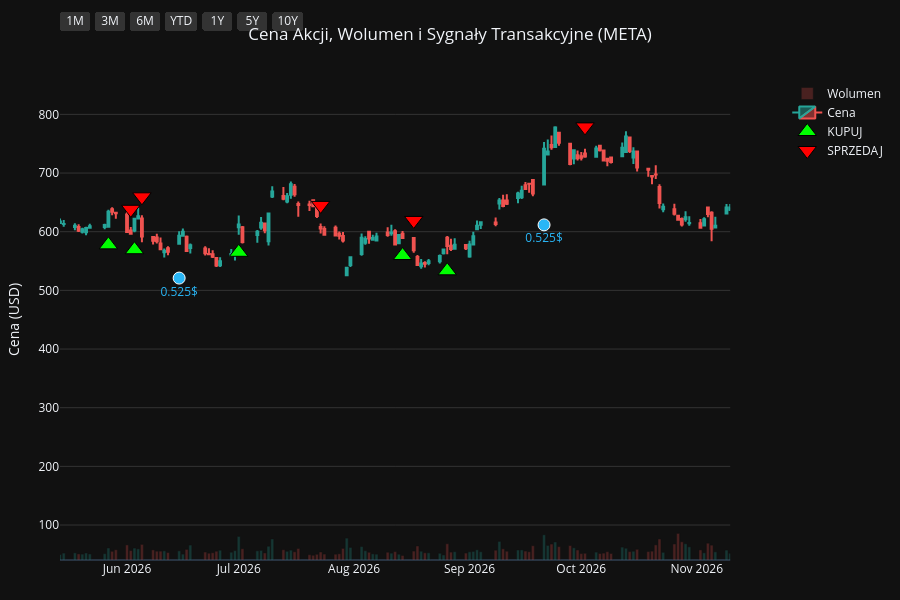
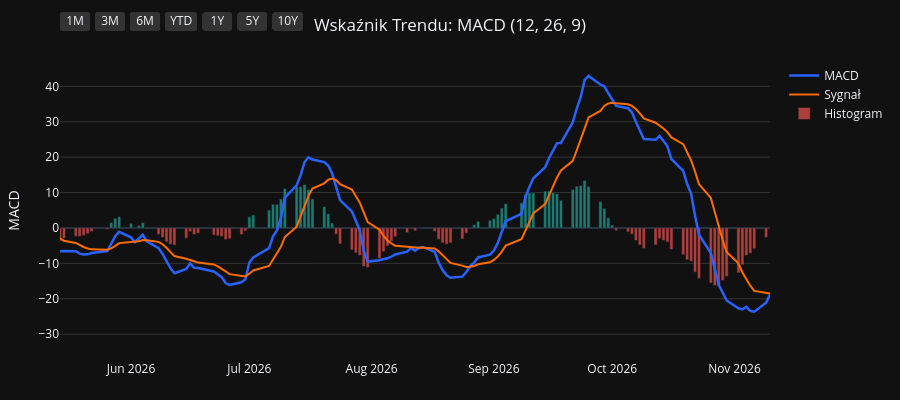
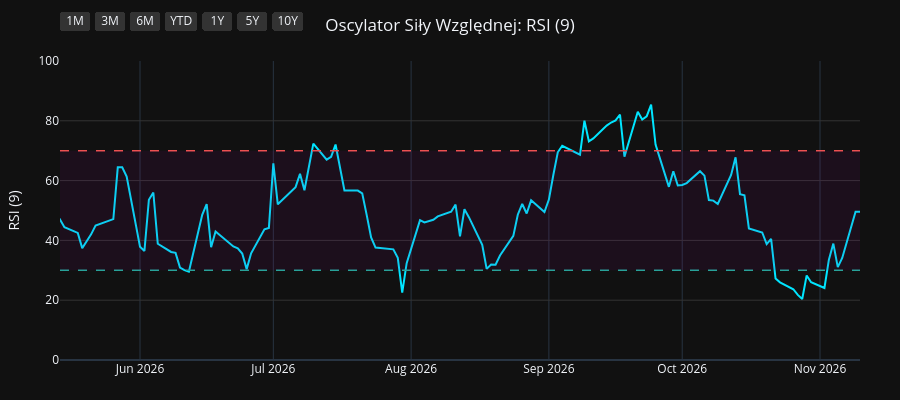
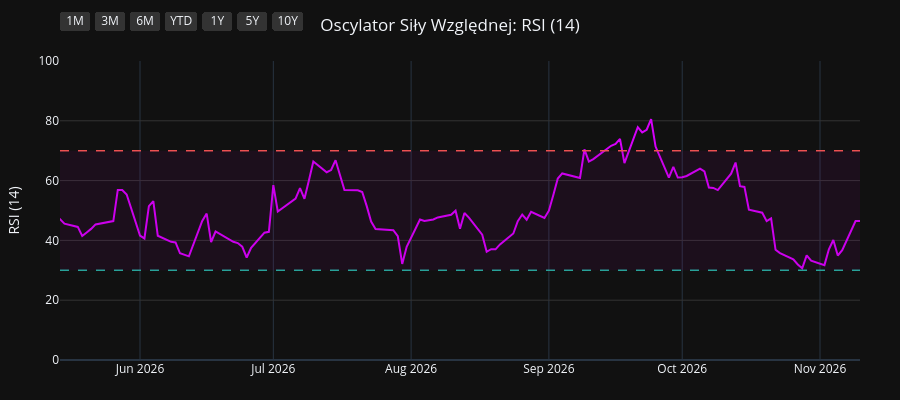

Here is the notebook cell these charts were saved with, in order:
### Code cell
import os
import yfinance as yf
import pandas as pd
import pandas_ta as ta
import plotly.graph_objects as go
from plotly.subplots import make_subplots

# 1. Pobranie i przygotowanie danych
symbol = os.environ.get("STOCK_TICKER", "").strip().upper()
if not symbol:
    raise RuntimeError("Set STOCK_TICKER before running price_extractor.ipynb")
df = yf.Ticker(symbol).history(period="10y")
df.index = df.index.tz_localize(None)

# Wskaźniki i sygnały
df.ta.macd(fast=12, slow=26, signal=9, append=True)
df.ta.rsi(length=9, append=True)
df.ta.rsi(length=14, append=True)
df.ta.rsi(length=21, append=True)
df.dropna(inplace=True)

macd = df['MACD_12_26_9']
signal = df['MACDs_12_26_9']
wczorajszy_macd = macd.shift(1)
wczorajszy_signal = signal.shift(1)

df['Decyzja'] = 'BRAK'
df.loc[(macd > signal) & (wczorajszy_macd <= wczorajszy_signal), 'Decyzja'] = 'KUPUJ'
df.loc[(macd < signal) & (wczorajszy_macd >= wczorajszy_signal), 'Decyzja'] = 'SPRZEDAJ'

df_kupuj = df[df['Decyzja'] == 'KUPUJ']
df_sprzedaj = df[df['Decyzja'] == 'SPRZEDAJ']
df_dywidendy = df[df['Dividends'] > 0]
df_splity = df[df['Stock Splits'] > 0]

# Wspólna konfiguracja osi X
konfiguracja_osi_x = dict(
    type="date",
    showspikes=True, spikemode="across", spikesnap="cursor", spikedash="dot", spikecolor="#ffffff", spikethickness=1, hoverformat="%Y-%m-%d",
    rangeselector=dict(
        buttons=list([
            dict(count=1, label="1M", step="month", stepmode="backward"),
            dict(count=3, label="3M", step="month", stepmode="backward"),
            dict(count=6, label="6M", step="month", stepmode="backward"),
            dict(count=1, label="YTD", step="year", stepmode="todate"),
            dict(count=1, label="1Y", step="year", stepmode="backward"),
            dict(count=5, label="5Y", step="year", stepmode="backward"),
            dict(step="all", label="10Y")
        ]),
        bgcolor="#333333", activecolor="#2962ff", x=0, y=1.1
    )
)

# ==========================================
# WYKRES 1: CENA + WOLUMEN + SYGNAŁY
# ==========================================
fig1 = make_subplots(specs=[[{"secondary_y": True}]])

kolory_wolumenu = ['#26a69a' if row['Close'] >= row['Open'] else '#ef5350' for index, row in df.iterrows()]
fig1.add_trace(go.Bar(x=df.index, y=df['Volume'], marker_color=kolory_wolumenu, opacity=0.25, name='Wolumen'), secondary_y=True)
fig1.add_trace(go.Candlestick(x=df.index, open=df['Open'], high=df['High'], low=df['Low'], close=df['Close'], name='Cena', increasing_line_color='#26a69a', decreasing_line_color='#ef5350'), secondary_y=False)
fig1.add_trace(go.Scatter(x=df_kupuj.index, y=df_kupuj['Low'] * 0.95, customdata=df_kupuj[['Low', 'High']], mode='markers', marker=dict(symbol='triangle-up', size=16, color='#00ff00', line=dict(width=1, color='black')), name='KUPUJ', hovertemplate='KUPUJ<br>Najniższa: %{customdata[0]:.2f}<br>Najwyższa: %{customdata[1]:.2f}<extra></extra>'), secondary_y=False)
fig1.add_trace(go.Scatter(x=df_sprzedaj.index, y=df_sprzedaj['High'] * 1.05, customdata=df_sprzedaj[['Low', 'High']], mode='markers', marker=dict(symbol='triangle-down', size=16, color='#ff0000', line=dict(width=1, color='black')), name='SPRZEDAJ', hovertemplate='SPRZEDAJ<br>Najniższa: %{customdata[0]:.2f}<br>Najwyższa: %{customdata[1]:.2f}<extra></extra>'), secondary_y=False)

if not df_dywidendy.empty:
    fig1.add_trace(go.Scatter(x=df_dywidendy.index, y=df_dywidendy['Low'] * 0.90, mode='markers+text', marker=dict(symbol='circle', size=12, color='#29b6f6', line=dict(width=1, color='white')), text=df_dywidendy['Dividends'].apply(lambda x: f"{x}$"), textposition="bottom center", name='Dywidenda', showlegend=False, hovertemplate='Dywidenda: %{text}<extra></extra>', textfont=dict(color="#29b6f6")), secondary_y=False)
if not df_splity.empty:
                    fig1.add_trace(go.Scatter(x=df_splity.index, y=df_splity['High'], mode='markers+text', marker=dict(symbol='star', size=16, color='#ffee58', line=dict(width=1, color='black')), text=df_splity['Stock Splits'].apply(lambda x: f"{x:g}:1" if x >= 1 else f"1:{1 / x:g}"), textposition="top center", name='Split', hovertemplate='%{text}<extra></extra>', textfont=dict(color="#ffee58")), secondary_y=False)

fig1.update_layout(title=dict(text=f"Cena Akcji, Wolumen i Sygnały Transakcyjne ({symbol})", x=0.5, xanchor='center'), dragmode='pan', xaxis_rangeslider_visible=False, template='plotly_dark', height=600, hovermode='x unified', margin=dict(l=60, r=40, t=60, b=40))
fig1.update_xaxes(**konfiguracja_osi_x)
fig1.update_xaxes(range=[df.index.max() - pd.Timedelta(days=180), df.index.max()])
fig1.update_yaxes(title_text="Cena (USD)", secondary_y=False, gridcolor='#333333')
fig1.update_yaxes(range=[0, df['Volume'].max() * 4], showgrid=False, showticklabels=False, secondary_y=True)
fig1.show(config={'scrollZoom': True})

# ==========================================
# WYKRES 2: WSKAŹNIK MACD
# ==========================================
fig2 = go.Figure()
fig2.add_trace(go.Scatter(x=df.index, y=df['MACD_12_26_9'], line=dict(color='#2962ff', width=2.5), name='MACD'))
fig2.add_trace(go.Scatter(x=df.index, y=df['MACDs_12_26_9'], line=dict(color='#ff6d00', width=2), name='Sygnał'))
kolory_macd = ['#26a69a' if val >= 0 else '#ef5350' for val in df['MACDh_12_26_9']]
fig2.add_trace(go.Bar(x=df.index, y=df['MACDh_12_26_9'], marker_color=kolory_macd, name='Histogram', opacity=0.7))
fig2.update_layout(title=dict(text="Wskaźnik Trendu: MACD (12, 26, 9)", x=0.5, xanchor='center'), dragmode='pan', xaxis_rangeslider_visible=False, template='plotly_dark', height=400, hovermode='x unified', margin=dict(l=60, r=40, t=60, b=40))
fig2.update_xaxes(**konfiguracja_osi_x)
fig2.update_xaxes(range=[df.index.max() - pd.Timedelta(days=180), df.index.max()])
fig2.update_yaxes(title_text="MACD", gridcolor='#333333')
fig2.show(config={'scrollZoom': True})

# ==========================================
# WYKRES 3: OSCYLATOR RSI (9)
# ==========================================
fig3 = go.Figure()
fig3.add_trace(go.Scatter(x=df.index, y=df['RSI_9'], line=dict(color='#00e5ff', width=2), name='RSI (9)'))
fig3.add_hline(y=70, line_dash="dash", line_color="#ef5350", line_width=1.5)
fig3.add_hline(y=30, line_dash="dash", line_color="#26a69a", line_width=1.5)
fig3.add_hrect(y0=30, y1=70, line_width=0, fillcolor="purple", opacity=0.1)
fig3.update_layout(title=dict(text="Oscylator Siły Względnej: RSI (9)", x=0.5, xanchor='center'), dragmode='pan', xaxis_rangeslider_visible=False, template='plotly_dark', height=400, hovermode='x unified', margin=dict(l=60, r=40, t=60, b=40))
fig3.update_xaxes(**konfiguracja_osi_x)
fig3.update_xaxes(range=[df.index.max() - pd.Timedelta(days=180), df.index.max()])
fig3.update_yaxes(title_text="RSI (9)", range=[0, 100], gridcolor='#333333')
fig3.show(config={'scrollZoom': True})

# ==========================================
# WYKRES 4: OSCYLATOR RSI (14)
# ==========================================
fig4 = go.Figure()
fig4.add_trace(go.Scatter(x=df.index, y=df['RSI_14'], line=dict(color='#d500f9', width=2), name='RSI (14)'))
fig4.add_hline(y=70, line_dash="dash", line_color="#ef5350", line_width=1.5)
fig4.add_hline(y=30, line_dash="dash", line_color="#26a69a", line_width=1.5)
fig4.add_hrect(y0=30, y1=70, line_width=0, fillcolor="purple", opacity=0.1)
fig4.update_layout(title=dict(text="Oscylator Siły Względnej: RSI (14)", x=0.5, xanchor='center'), dragmode='pan', xaxis_rangeslider_visible=False, template='plotly_dark', height=400, hovermode='x unified', margin=dict(l=60, r=40, t=60, b=40))
fig4.update_xaxes(**konfiguracja_osi_x)
fig4.update_xaxes(range=[df.index.max() - pd.Timedelta(days=180), df.index.max()])
fig4.update_yaxes(title_text="RSI (14)", range=[0, 100], gridcolor='#333333')
fig4.show(config={'scrollZoom': True})

# ==========================================
# WYKRES 5: OSCYLATOR RSI (21)
# ==========================================
fig5 = go.Figure()
fig5.add_trace(go.Scatter(x=df.index, y=df['RSI_21'], line=dict(color='#64dd17', width=2), name='RSI (21)'))
fig5.add_hline(y=70, line_dash="dash", line_color="#ef5350", line_width=1.5)
fig5.add_hline(y=30, line_dash="dash", line_color="#26a69a", line_width=1.5)
fig5.add_hrect(y0=30, y1=70, line_width=0, fillcolor="purple", opacity=0.1)
fig5.update_layout(title=dict(text="Oscylator Siły Względnej: RSI (21)", x=0.5, xanchor='center'), dragmode='pan', xaxis_rangeslider_visible=False, template='plotly_dark', height=400, hovermode='x unified', margin=dict(l=60, r=40, t=60, b=40))
fig5.update_xaxes(**konfiguracja_osi_x)
fig5.update_xaxes(range=[df.index.max() - pd.Timedelta(days=180), df.index.max()])
fig5.update_yaxes(title_text="RSI (21)", range=[0, 100], gridcolor='#333333')
fig5.show(config={'scrollZoom': True})

### Figure 1 — Plotly figure (JSON) as saved in the notebook; plotly's stock layout.template omitted (floating-point values rounded to 4 significant figures; data arrays with more than 128 entries replaced by an {"elided": "..."} marker saying what was removed)
{"data": [{"marker": {"color": {"elided": "2479 str values"}}, "name": "Wolumen", "opacity": 0.25, "type": "bar", "x": {"elided": "2479 str values"}, "xaxis": "x", "y": {"elided": "2479 int values"}, "yaxis": "y2"}, {"close": {"elided": "2479 float values"}, "decreasing": {"line": {"color": "#ef5350"}}, "high": {"elided": "2479 float values"}, "increasing": {"line": {"color": "#26a69a"}}, "low": {"elided": "2479 float values"}, "name": "Cena", "open": {"elided": "2479 float values"}, "type": "candlestick", "x": {"elided": "2479 str values"}, "xaxis": "x", "yaxis": "y"}, {"customdata": {"elided": "103x2 float values"}, "hovertemplate": "KUPUJ<br>Najniższa: %{customdata[0]:.2f}<br>Najwyższa: %{customdata[1]:.2f}<extra></extra>", "marker": {"color": "#00ff00", "line": {"color": "black", "width": 1}, "size": 16, "symbol": "triangle-up"}, "mode": "markers", "name": "KUPUJ", "type": "scatter", "x": ["2017-01-05T00:00:00", "2017-03-13T00:00:00", "2017-03-15T00:00:00", "2017-03-29T00:00:00", "2017-04-21T00:00:00", "2017-05-30T00:00:00", "2017-06-22T00:00:00", "2017-07-11T00:00:00", "2017-09-06T00:00:00", "2017-10-06T00:00:00", "2017-10-30T00:00:00", "2017-11-24T00:00:00", "2017-12-15T00:00:00", "2018-01-02T00:00:00", "2018-01-23T00:00:00", "2018-02-23T00:00:00", "2018-03-05T00:00:00", "2018-04-10T00:00:00", "2018-05-31T00:00:00", "2018-06-15T00:00:00", "2018-07-10T00:00:00", "2018-08-27T00:00:00", "2018-09-20T00:00:00", "2018-10-16T00:00:00", "2018-11-01T00:00:00", "2018-11-29T00:00:00", "2019-01-04T00:00:00", "2019-03-06T00:00:00", "2019-04-02T00:00:00", "2019-06-13T00:00:00", "2019-08-29T00:00:00", "2019-10-10T00:00:00", "2019-11-12T00:00:00", "2019-12-19T00:00:00", "2020-02-18T00:00:00", "2020-03-25T00:00:00", "2020-07-08T00:00:00", "2020-08-03T00:00:00", "2020-10-01T00:00:00", "2020-11-04T00:00:00", "2020-12-01T00:00:00", "2021-01-21T00:00:00", "2021-03-10T00:00:00", "2021-04-29T00:00:00", "2021-05-24T00:00:00", "2021-06-14T00:00:00", "2021-06-24T00:00:00", "2021-07-23T00:00:00", "2021-08-27T00:00:00", "2021-10-18T00:00:00", "2021-11-01T00:00:00", "2021-12-10T00:00:00", "2022-02-02T00:00:00", "2022-02-25T00:00:00", "2022-05-02T00:00:00", "2022-05-16T00:00:00", "2022-05-23T00:00:00", "2022-05-27T00:00:00", "2022-06-29T00:00:00", "2022-08-04T00:00:00", "2022-09-09T00:00:00", "2022-10-05T00:00:00", "2022-10-17T00:00:00", "2022-11-10T00:00:00", "2022-12-29T00:00:00", "2023-03-15T00:00:00", "2023-03-30T00:00:00", "2023-04-28T00:00:00", "2023-05-18T00:00:00", "2023-06-15T00:00:00", "2023-07-12T00:00:00", "2023-07-31T00:00:00", "2023-09-01T00:00:00", "2023-10-02T00:00:00", "2023-11-06T00:00:00", "2023-12-15T00:00:00", "2024-01-10T00:00:00", "2024-04-05T00:00:00", "2024-05-08T00:00:00", "2024-07-05T00:00:00", "2024-08-02T00:00:00", "2024-09-16T00:00:00", "2024-11-12T00:00:00", "2024-12-02T00:00:00", "2025-01-07T00:00:00", "2025-01-21T00:00:00", "2025-03-25T00:00:00", "2025-04-24T00:00:00", "2025-06-02T00:00:00", "2025-06-27T00:00:00", "2025-07-31T00:00:00", "2025-09-15T00:00:00", "2025-10-20T00:00:00", "2025-11-24T00:00:00", "2026-01-23T00:00:00", "2026-03-04T00:00:00", "2026-03-10T00:00:00", "2026-04-07T00:00:00", "2026-05-27T00:00:00", "2026-06-03T00:00:00", "2026-07-01T00:00:00", "2026-08-14T00:00:00", "2026-08-26T00:00:00"], "xaxis": "x", "y": [111.3, 130.5, 130.3, 133.1, 133.9, 142.7, 143.9, 143.9, 159.6, 159.7, 167.1, 169.7, 167.8, 167.1, 174.6, 168.9, 165.5, 147.7, 176.4, 183.2, 190.3, 165.4, 154.8, 145.9, 140.5, 127.7, 125.9, 161.2, 159.5, 164.3, 172.6, 168.6, 178.5, 190.6, 200.8, 144.0, 222.6, 235.6, 249.2, 262.2, 262.5, 251.7, 247.4, 302.6, 299.3, 310.3, 321.6, 336.1, 342.6, 308.2, 306.8, 307.1, 298.2, 191.2, 189.1, 184.4, 180.0, 178.6, 150.9, 157.0, 153.4, 126.8, 122.5, 98.44, 108.9, 179.6, 190.9, 221.8, 227.0, 255.4, 282.4, 298.8, 277.1, 283.8, 295.9, 311.7, 337.9, 484.6, 436.1, 482.4, 449.0, 488.3, 547.8, 543.2, 574.5, 575.3, 587.3, 489.3, 609.1, 686.8, 724.3, 711.5, 681.9, 565.8, 610.7, 623.2, 615.0, 535.6, 577.6, 569.3, 564.9, 559.4, 533.4], "yaxis": "y"}, {"customdata": {"elided": "103x2 float values"}, "hovertemplate": "SPRZEDAJ<br>Najniższa: %{customdata[0]:.2f}<br>Najwyższa: %{customdata[1]:.2f}<extra></extra>", "marker": {"color": "#ff0000", "line": {"color": "black", "width": 1}, "size": 16, "symbol": "triangle-down"}, "mode": "markers", "name": "SPRZEDAJ", "type": "scatter", "x": ["2017-02-03T00:00:00", "2017-03-14T00:00:00", "2017-03-17T00:00:00", "2017-04-03T00:00:00", "2017-05-11T00:00:00", "2017-06-09T00:00:00", "2017-06-27T00:00:00", "2017-08-09T00:00:00", "2017-09-14T00:00:00", "2017-10-24T00:00:00", "2017-11-13T00:00:00", "2017-11-29T00:00:00", "2017-12-21T00:00:00", "2018-01-16T00:00:00", "2018-02-05T00:00:00", "2018-03-01T00:00:00", "2018-03-19T00:00:00", "2018-05-25T00:00:00", "2018-06-07T00:00:00", "2018-06-26T00:00:00", "2018-07-26T00:00:00", "2018-09-06T00:00:00", "2018-10-05T00:00:00", "2018-10-24T00:00:00", "2018-11-12T00:00:00", "2018-12-20T00:00:00", "2019-02-14T00:00:00", "2019-03-15T00:00:00", "2019-05-08T00:00:00", "2019-07-19T00:00:00", "2019-09-24T00:00:00", "2019-11-11T00:00:00", "2019-12-04T00:00:00", "2020-01-24T00:00:00", "2020-02-21T00:00:00", "2020-05-29T00:00:00", "2020-07-15T00:00:00", "2020-09-08T00:00:00", "2020-10-30T00:00:00", "2020-11-11T00:00:00", "2020-12-10T00:00:00", "2021-02-19T00:00:00", "2021-04-16T00:00:00", "2021-05-10T00:00:00", "2021-06-11T00:00:00", "2021-06-16T00:00:00", "2021-07-08T00:00:00", "2021-08-02T00:00:00", "2021-09-13T00:00:00", "2021-10-27T00:00:00", "2021-11-30T00:00:00", "2022-01-05T00:00:00", "2022-02-03T00:00:00", "2022-04-13T00:00:00", "2022-05-11T00:00:00", "2022-05-19T00:00:00", "2022-05-24T00:00:00", "2022-06-10T00:00:00", "2022-07-29T00:00:00", "2022-08-22T00:00:00", "2022-09-13T00:00:00", "2022-10-11T00:00:00", "2022-10-27T00:00:00", "2022-12-28T00:00:00", "2023-02-15T00:00:00", "2023-03-29T00:00:00", "2023-04-11T00:00:00", "2023-05-09T00:00:00", "2023-06-08T00:00:00", "2023-06-26T00:00:00", "2023-07-21T00:00:00", "2023-08-03T00:00:00", "2023-09-21T00:00:00", "2023-10-20T00:00:00", "2023-11-29T00:00:00", "2024-01-03T00:00:00", "2024-02-21T00:00:00", "2024-04-12T00:00:00", "2024-07-01T00:00:00", "2024-07-12T00:00:00", "2024-08-28T00:00:00", "2024-10-14T00:00:00", "2024-11-13T00:00:00", "2024-12-18T00:00:00", "2025-01-14T00:00:00", "2025-02-19T00:00:00", "2025-03-31T00:00:00", "2025-05-29T00:00:00", "2025-06-13T00:00:00", "2025-07-02T00:00:00", "2025-08-19T00:00:00", "2025-09-24T00:00:00", "2025-10-30T00:00:00", "2026-01-05T00:00:00", "2026-02-10T00:00:00", "2026-03-09T00:00:00", "2026-03-12T00:00:00", "2026-04-30T00:00:00", "2026-06-02T00:00:00", "2026-06-05T00:00:00", "2026-07-23T00:00:00", "2026-08-17T00:00:00", "2026-10-02T00:00:00"], "xaxis": "x", "y": [138.2, 145.0, 146.0, 148.2, 156.7, 161.8, 159.4, 178.3, 179.2, 180.2, 186.2, 189.3, 185.8, 189.0, 198.2, 187.3, 184.3, 193.8, 198.6, 207.1, 187.3, 173.7, 167.3, 160.8, 150.8, 141.0, 171.5, 174.3, 198.4, 210.4, 195.6, 197.7, 208.0, 230.7, 222.8, 236.6, 254.6, 290.5, 287.8, 289.5, 289.9, 281.1, 321.3, 327.2, 346.2, 351.1, 362.3, 373.8, 397.0, 332.0, 349.3, 349.2, 257.9, 225.3, 208.7, 203.1, 191.0, 190.4, 166.6, 172.1, 168.1, 138.0, 106.6, 122.9, 185.3, 214.0, 224.7, 245.3, 278.4, 301.4, 317.7, 328.6, 312.3, 327.9, 353.5, 361.9, 488.3, 541.6, 527.9, 529.5, 543.1, 626.0, 610.9, 655.0, 632.1, 738.1, 604.7, 682.7, 725.8, 753.2, 802.3, 796.5, 712.6, 696.0, 712.8, 678.4, 684.4, 650.8, 638.2, 659.5, 644.9, 619.3, 778.7], "yaxis": "y"}, {"hovertemplate": "Dywidenda: %{text}<extra></extra>", "marker": {"color": "#29b6f6", "line": {"color": "white", "width": 1}, "size": 12, "symbol": "circle"}, "mode": "markers+text", "name": "Dywidenda", "showlegend": false, "text": ["0.5$", "0.5$", "0.5$", "0.5$", "0.525$", "0.525$", "0.525$", "0.525$", "0.525$", "0.525$", "0.525$"], "textfont": {"color": "#29b6f6"}, "textposition": "bottom center", "type": "scatter", "x": ["2024-02-21T00:00:00", "2024-06-14T00:00:00", "2024-09-16T00:00:00", "2024-12-16T00:00:00", "2025-03-14T00:00:00", "2025-06-16T00:00:00", "2025-09-22T00:00:00", "2025-12-15T00:00:00", "2026-03-16T00:00:00", "2026-06-15T00:00:00", "2026-09-21T00:00:00"], "xaxis": "x", "y": [412.1, 447.3, 462.6, 553.5, 532.7, 621.6, 685.7, 573.4, 559.8, 521.0, 611.6], "yaxis": "y"}], "layout": {"dragmode": "pan", "height": 600, "hovermode": "x unified", "margin": {"b": 40, "l": 60, "r": 40, "t": 60}, "title": {"text": "Cena Akcji, Wolumen i Sygnały Transakcyjne (META)", "x": 0.5, "xanchor": "center"}, "xaxis": {"anchor": "y", "domain": [0.0, 0.94], "hoverformat": "%Y-%m-%d", "range": ["2026-05-14T00:00:00", "2026-11-10T00:00:00"], "rangeselector": {"activecolor": "#2962ff", "bgcolor": "#333333", "buttons": [{"count": 1, "label": "1M", "step": "month", "stepmode": "backward"}, {"count": 3, "label": "3M", "step": "month", "stepmode": "backward"}, {"count": 6, "label": "6M", "step": "month", "stepmode": "backward"}, {"count": 1, "label": "YTD", "step": "year", "stepmode": "todate"}, {"count": 1, "label": "1Y", "step": "year", "stepmode": "backward"}, {"count": 5, "label": "5Y", "step": "year", "stepmode": "backward"}, {"label": "10Y", "step": "all"}], "x": 0, "y": 1.1}, "rangeslider": {"visible": false}, "showspikes": true, "spikecolor": "#ffffff", "spikedash": "dot", "spikemode": "across", "spikesnap": "cursor", "spikethickness": 1, "type": "date"}, "yaxis": {"anchor": "x", "domain": [0.0, 1.0], "gridcolor": "#333333", "title": {"text": "Cena (USD)"}}, "yaxis2": {"anchor": "x", "overlaying": "y", "range": [0, 929266400], "showgrid": false, "showticklabels": false, "side": "right"}}}

### Figure 2 — Plotly figure (JSON) as saved in the notebook; plotly's stock layout.template omitted (floating-point values rounded to 4 significant figures; data arrays with more than 128 entries replaced by an {"elided": "..."} marker saying what was removed)
{"data": [{"line": {"color": "#2962ff", "width": 2.5}, "name": "MACD", "type": "scatter", "x": {"elided": "2479 str values"}, "y": {"elided": "2479 float values"}}, {"line": {"color": "#ff6d00", "width": 2}, "name": "Sygnał", "type": "scatter", "x": {"elided": "2479 str values"}, "y": {"elided": "2479 float values"}}, {"marker": {"color": {"elided": "2479 str values"}}, "name": "Histogram", "opacity": 0.7, "type": "bar", "x": {"elided": "2479 str values"}, "y": {"elided": "2479 float values"}}], "layout": {"dragmode": "pan", "height": 400, "hovermode": "x unified", "margin": {"b": 40, "l": 60, "r": 40, "t": 60}, "title": {"text": "Wskaźnik Trendu: MACD (12, 26, 9)", "x": 0.5, "xanchor": "center"}, "xaxis": {"hoverformat": "%Y-%m-%d", "range": ["2026-05-14T00:00:00", "2026-11-10T00:00:00"], "rangeselector": {"activecolor": "#2962ff", "bgcolor": "#333333", "buttons": [{"count": 1, "label": "1M", "step": "month", "stepmode": "backward"}, {"count": 3, "label": "3M", "step": "month", "stepmode": "backward"}, {"count": 6, "label": "6M", "step": "month", "stepmode": "backward"}, {"count": 1, "label": "YTD", "step": "year", "stepmode": "todate"}, {"count": 1, "label": "1Y", "step": "year", "stepmode": "backward"}, {"count": 5, "label": "5Y", "step": "year", "stepmode": "backward"}, {"label": "10Y", "step": "all"}], "x": 0, "y": 1.1}, "rangeslider": {"visible": false}, "showspikes": true, "spikecolor": "#ffffff", "spikedash": "dot", "spikemode": "across", "spikesnap": "cursor", "spikethickness": 1, "type": "date"}, "yaxis": {"gridcolor": "#333333", "title": {"text": "MACD"}}}}

### Figure 3 — Plotly figure (JSON) as saved in the notebook; plotly's stock layout.template omitted (floating-point values rounded to 4 significant figures; data arrays with more than 128 entries replaced by an {"elided": "..."} marker saying what was removed)
{"data": [{"line": {"color": "#00e5ff", "width": 2}, "name": "RSI (9)", "type": "scatter", "x": {"elided": "2479 str values"}, "y": {"elided": "2479 float values"}}], "layout": {"dragmode": "pan", "height": 400, "hovermode": "x unified", "margin": {"b": 40, "l": 60, "r": 40, "t": 60}, "shapes": [{"line": {"color": "#ef5350", "dash": "dash", "width": 1.5}, "type": "line", "x0": 0, "x1": 1, "xref": "x domain", "y0": 70, "y1": 70, "yref": "y"}, {"line": {"color": "#26a69a", "dash": "dash", "width": 1.5}, "type": "line", "x0": 0, "x1": 1, "xref": "x domain", "y0": 30, "y1": 30, "yref": "y"}, {"fillcolor": "purple", "line": {"width": 0}, "opacity": 0.1, "type": "rect", "x0": 0, "x1": 1, "xref": "x domain", "y0": 30, "y1": 70, "yref": "y"}], "title": {"text": "Oscylator Siły Względnej: RSI (9)", "x": 0.5, "xanchor": "center"}, "xaxis": {"hoverformat": "%Y-%m-%d", "range": ["2026-05-14T00:00:00", "2026-11-10T00:00:00"], "rangeselector": {"activecolor": "#2962ff", "bgcolor": "#333333", "buttons": [{"count": 1, "label": "1M", "step": "month", "stepmode": "backward"}, {"count": 3, "label": "3M", "step": "month", "stepmode": "backward"}, {"count": 6, "label": "6M", "step": "month", "stepmode": "backward"}, {"count": 1, "label": "YTD", "step": "year", "stepmode": "todate"}, {"count": 1, "label": "1Y", "step": "year", "stepmode": "backward"}, {"count": 5, "label": "5Y", "step": "year", "stepmode": "backward"}, {"label": "10Y", "step": "all"}], "x": 0, "y": 1.1}, "rangeslider": {"visible": false}, "showspikes": true, "spikecolor": "#ffffff", "spikedash": "dot", "spikemode": "across", "spikesnap": "cursor", "spikethickness": 1, "type": "date"}, "yaxis": {"gridcolor": "#333333", "range": [0, 100], "title": {"text": "RSI (9)"}}}}

### Figure 4 — Plotly figure (JSON) as saved in the notebook; plotly's stock layout.template omitted (floating-point values rounded to 4 significant figures; data arrays with more than 128 entries replaced by an {"elided": "..."} marker saying what was removed)
{"data": [{"line": {"color": "#d500f9", "width": 2}, "name": "RSI (14)", "type": "scatter", "x": {"elided": "2479 str values"}, "y": {"elided": "2479 float values"}}], "layout": {"dragmode": "pan", "height": 400, "hovermode": "x unified", "margin": {"b": 40, "l": 60, "r": 40, "t": 60}, "shapes": [{"line": {"color": "#ef5350", "dash": "dash", "width": 1.5}, "type": "line", "x0": 0, "x1": 1, "xref": "x domain", "y0": 70, "y1": 70, "yref": "y"}, {"line": {"color": "#26a69a", "dash": "dash", "width": 1.5}, "type": "line", "x0": 0, "x1": 1, "xref": "x domain", "y0": 30, "y1": 30, "yref": "y"}, {"fillcolor": "purple", "line": {"width": 0}, "opacity": 0.1, "type": "rect", "x0": 0, "x1": 1, "xref": "x domain", "y0": 30, "y1": 70, "yref": "y"}], "title": {"text": "Oscylator Siły Względnej: RSI (14)", "x": 0.5, "xanchor": "center"}, "xaxis": {"hoverformat": "%Y-%m-%d", "range": ["2026-05-14T00:00:00", "2026-11-10T00:00:00"], "rangeselector": {"activecolor": "#2962ff", "bgcolor": "#333333", "buttons": [{"count": 1, "label": "1M", "step": "month", "stepmode": "backward"}, {"count": 3, "label": "3M", "step": "month", "stepmode": "backward"}, {"count": 6, "label": "6M", "step": "month", "stepmode": "backward"}, {"count": 1, "label": "YTD", "step": "year", "stepmode": "todate"}, {"count": 1, "label": "1Y", "step": "year", "stepmode": "backward"}, {"count": 5, "label": "5Y", "step": "year", "stepmode": "backward"}, {"label": "10Y", "step": "all"}], "x": 0, "y": 1.1}, "rangeslider": {"visible": false}, "showspikes": true, "spikecolor": "#ffffff", "spikedash": "dot", "spikemode": "across", "spikesnap": "cursor", "spikethickness": 1, "type": "date"}, "yaxis": {"gridcolor": "#333333", "range": [0, 100], "title": {"text": "RSI (14)"}}}}
